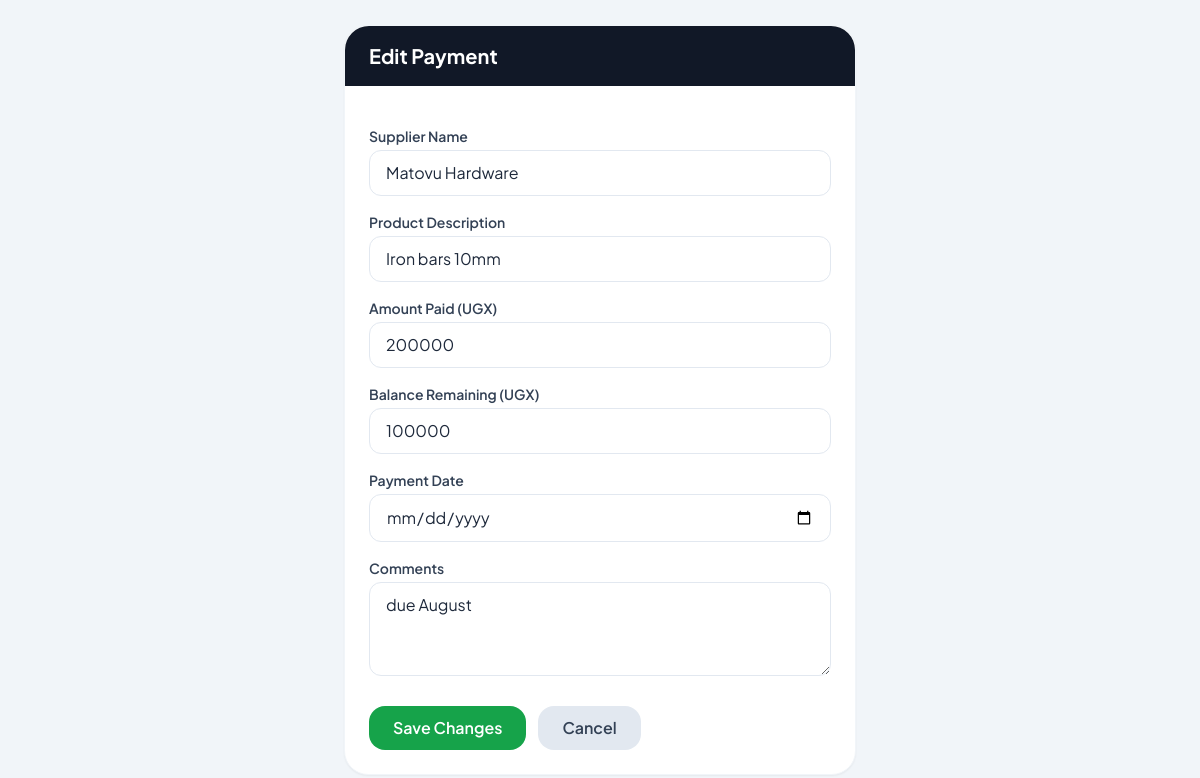
Page /payment/update/2/ on the committed database.
### nyondoapp/models.py (models this page shows)
class Payment(models.Model):
    supplier_name = models.CharField(blank=False, max_length=255, unique=True)
    product_description = models.CharField(blank=False, max_length=255)
    amount_paid = models.IntegerField(blank=False)
    payment_date = models.DateField(auto_now_add=True)
    balance_remaining = models.IntegerField(blank=False)
    comments = models.TextField()

### nyondoapp/views.py (the view, shortened to what this page needs)
# urls.py: path('payment/update/<int:id>/', views.update_payment, name='update_payment'),
def update_payment(request, id):
    payment = get_object_or_404(Payment, id=id)
    return render(request, 'account/update_payment.html', {'payment': payment})

### nyondoapp/templates/account/update_payment.html (shortened to what this page needs)
{% load static %}
<!doctype html>
<html lang="en">
  <head>
    <script src="https://cdn.tailwindcss.com"></script>
  </head>
  <body class="bg-slate-100 text-slate-800 min-h-screen flex items-center justify-center p-6">
    <div class="bg-white rounded-3xl shadow-sm border border-slate-100 w-full max-w-lg">
      <div class="bg-gray-900 text-white px-6 py-4 rounded-t-3xl">
        <h2 class="text-xl font-bold">Edit Payment</h2>
      </div>
      <form method="POST" class="p-6 space-y-4">
        <div>
          <label class="block text-sm font-semibold text-slate-700 mb-1">Supplier Name</label>
          <input type="text" name="supplier_name"
                 value="{{ payment.supplier_name }}"
                 class="w-full border border-slate-200 rounded-xl px-4 py-2.5 focus:outline-none focus:ring-2 focus:ring-indigo-400"
                 required />
        </div>
        <div>
          <label class="block text-sm font-semibold text-slate-700 mb-1">Product Description</label>
          <input type="text" name="product_description"
                 value="{{ payment.product_description }}"
                 class="w-full border border-slate-200 rounded-xl px-4 py-2.5 focus:outline-none focus:ring-2 focus:ring-indigo-400"
                 required />
        </div>
        <div>
          <label class="block text-sm font-semibold text-slate-700 mb-1">Amount Paid (UGX)</label>
          <input type="number" name="amount_paid"
                 value="{{ payment.amount_paid }}"
                 class="w-full border border-slate-200 rounded-xl px-4 py-2.5 focus:outline-none focus:ring-2 focus:ring-indigo-400"
                 required />
        </div>
        <div>
          <label class="block text-sm font-semibold text-slate-700 mb-1">Balance Remaining (UGX)</label>
          <input type="number" name="balance_remaining"
                 value="{{ payment.balance_remaining }}"
                 class="w-full border border-slate-200 rounded-xl px-4 py-2.5 focus:outline-none focus:ring-2 focus:ring-indigo-400"
                 required />
        </div>
        <div>
          <label class="block text-sm font-semibold text-slate-700 mb-1">Payment Date</label>
          <input type="date" name="payment_date"
                 value="{{ payment.payment_date }}"
                 class="w-full border border-slate-200 rounded-xl px-4 py-2.5 focus:outline-none focus:ring-2 focus:ring-indigo-400"
                 required />
        </div>
        <div>
          <label class="block text-sm font-semibold text-slate-700 mb-1">Comments</label>
          <textarea name="comments" rows="3"
                    class="w-full border border-slate-200 rounded-xl px-4 py-2.5 focus:outline-none focus:ring-2 focus:ring-indigo-400">{{ payment.comments }}</textarea>
        </div>
        <div class="flex gap-3 pt-2">
          <button type="submit"
                  class="bg-green-600 hover:bg-green-700 text-white px-6 py-2.5 rounded-2xl font-semibold transition">
            Save Changes
          </button>
          <a href="{% url 'payment_table' %}"
             class="bg-slate-200 hover:bg-slate-300 text-slate-700 px-6 py-2.5 rounded-2xl font-semibold transition">
            Cancel
          </a>
        </div>
      </form>
    </div>
  </body>
</html>

### nyondoapp/templates/account/update_payment.html (style rules this page uses)
body { font-family: 'Plus Jakarta Sans', sans-serif; }

### rows in the picture
Payment: supplier_name "Matovu Hardware", product_description "Iron bars 10mm", amount_paid "200000", balance_remaining "100000", comments "due August"
